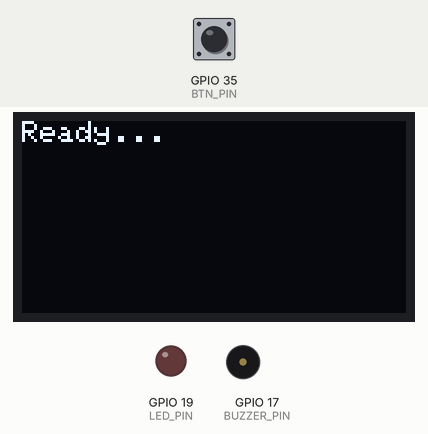
Simulated run of this program. Board: ESP32. Shown: 128×64 one-colour display, output pins drawn as LEDs (lit = HIGH), buzzer (waves = sounding). The inputs (shaded band) are chosen by the test bench; at power-on: GPIO 35 (BTN_PIN) HIGH.

Above: at 1.2 s.
1.3 s: GPIO 35 (BTN_PIN) pulled LOW for 0.15 s
At 1.8 s:
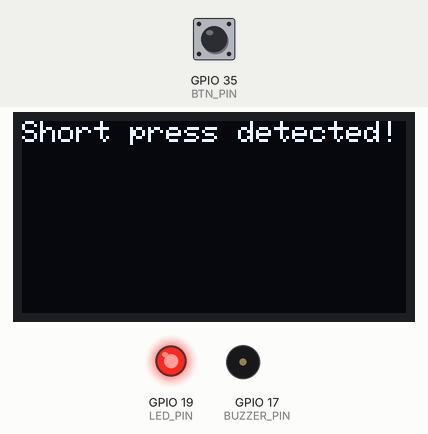
2.9 s: GPIO 35 (BTN_PIN) pulled LOW for 3.2 s
At 7.5 s:
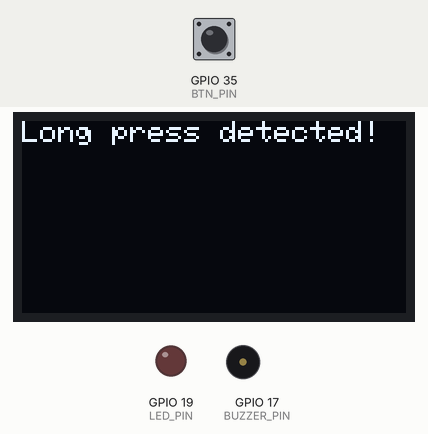
7.8 s: GPIO 35 (BTN_PIN) pulled LOW for 1 s
At 9.1 s:
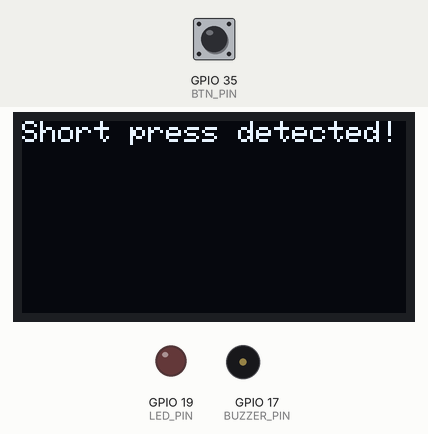
Timing chart, 0 to 10.8 s (numbered marks = the images above; inputs shaded):
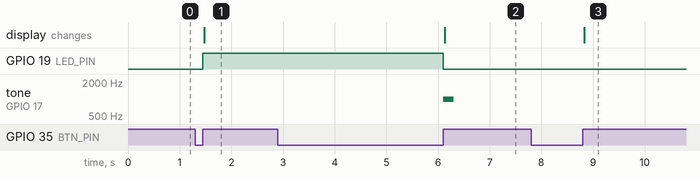

The program:

main.cpp
```cpp
#include <Arduino.h>
#include <Wire.h>
#include <Adafruit_SSD1306.h>

#define LED_PIN 19
#define BTN_PIN 35
#define BUZZER_PIN 17

#define SCREEN_WIDTH 128
#define SCREEN_HEIGHT 64
Adafruit_SSD1306 display(SCREEN_WIDTH, SCREEN_HEIGHT, &Wire);

unsigned long buttonPressTime = 0;
bool buttonPressed = false;
bool ledState = LOW;

const unsigned long longPressTime = 1500; // 1.5 seconds

void setup() {
  pinMode(LED_PIN, OUTPUT);
  pinMode(BUZZER_PIN, OUTPUT);
  pinMode(BTN_PIN, INPUT_PULLUP);

  digitalWrite(LED_PIN, ledState);
  digitalWrite(BUZZER_PIN, LOW);

  display.begin(SSD1306_SWITCHCAPVCC, 0x3C);
  display.clearDisplay();
  display.setTextSize(1);
  display.setTextColor(SSD1306_WHITE);
  display.setCursor(0,0);
  display.println("Ready...");
  display.display();
}

void loop() {
  bool btnState = digitalRead(BTN_PIN) == LOW;

  if (btnState && !buttonPressed) {
    // Button just pressed
    buttonPressed = true;
    buttonPressTime = millis();
  }

  if (!btnState && buttonPressed) {
    // Button just released
    unsigned long pressDuration = millis() - buttonPressTime;

    if (pressDuration >= longPressTime) {
      // Long press action
      digitalWrite(LED_PIN, LOW);

      tone(BUZZER_PIN, 1000, 200); // play 1 kHz tone for 200 ms
      display.clearDisplay();
      display.setCursor(0,0);
      display.println("Long press detected!");
      display.display();
    } else {
      // Short press action
      ledState = !ledState;
      digitalWrite(LED_PIN, ledState);

      display.clearDisplay();
      display.setCursor(0,0);
      display.println("Short press detected!");
      display.display();
    }

    buttonPressed = false; // reset for next press
  }
}
```

Measured:
- after the input at 1.3 s, GPIO 19 (LED_PIN): LOW → HIGH after 0.15 s; the display: changes after 0.18 s (image 1)
- after the input at 2.9 s, GPIO 19 (LED_PIN): HIGH → LOW after 3.2 s; tone on GPIO 17 (BUZZER_PIN): silent → 1000 Hz after 3.2 s, → silent 0.20 s later; the display: changes after 3.2 s (image 2)
- after the input at 7.8 s, the display: changes after 1.0 s (image 3)
